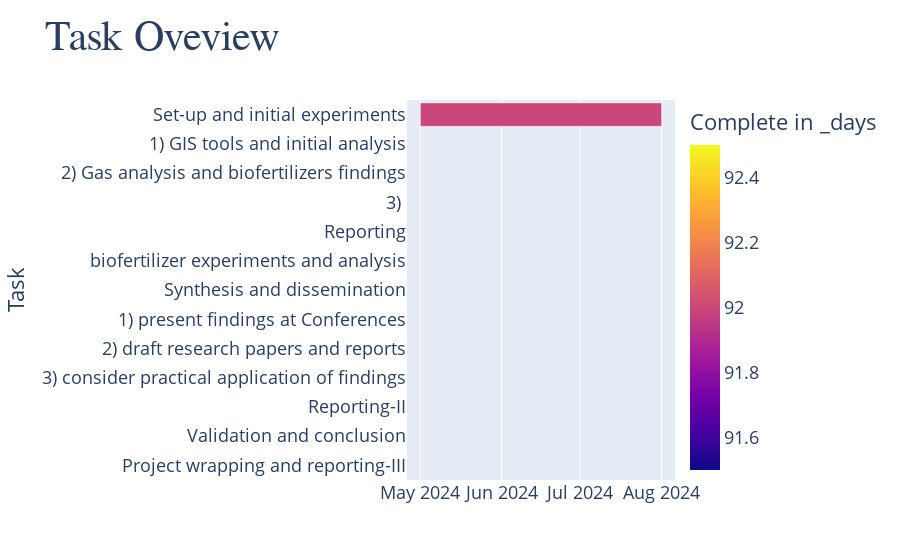

Write notebook code for a chart like this one.
### Code cell
# create gannt chart
fig = px.timeline (df, x_start= start, x_end= finish, y= tasks, color= complete, title= 'Task Oveview')

fig.update_yaxes (autorange = 'reversed')
fig.update_layout(title_font_size= 42, 
                 font_size= 18,
                 title_font_family= 'Arial')

### Figure 1 — Plotly figure (JSON) as saved in the notebook; plotly's stock layout.template omitted (floating-point values rounded to 4 significant figures)
{"data": [{"alignmentgroup": "True", "base": ["2024-05-01T00:00:00", null, null, null, null, null, null, null, null, null, null, null, null], "hovertemplate": "Start=%{base}<br>Finish=%{x}<br>Task=%{y}<br>Complete in _days=%{marker.color}<extra></extra>", "legendgroup": "", "marker": {"color": [92, null, null, null, null, null, null, null, null, null, null, null, null], "coloraxis": "coloraxis", "pattern": {"shape": ""}}, "name": "", "offsetgroup": "", "orientation": "h", "showlegend": false, "textposition": "auto", "type": "bar", "x": [7948800000, null, null, null, null, null, null, null, null, null, null, null, null], "xaxis": "x", "y": ["Set-up and initial experiments", "1) GIS tools and initial analysis", "2) Gas analysis and biofertilizers findings", "3) ", "Reporting", "biofertilizer experiments and analysis", "Synthesis and dissemination", "1) present findings at Conferences", "2) draft research papers and reports", "3) consider practical application of findings", "Reporting-II", "Validation and conclusion", "Project wrapping and reporting-III"], "yaxis": "y"}], "layout": {"barmode": "overlay", "coloraxis": {"colorbar": {"title": {"text": "Complete in _days"}}, "colorscale": [[0, "#0d0887"], [0.1111, "#46039f"], [0.2222, "#7201a8"], [0.3333, "#9c179e"], [0.4444, "#bd3786"], [0.5556, "#d8576b"], [0.6667, "#ed7953"], [0.7778, "#fb9f3a"], [0.8889, "#fdca26"], [1, "#f0f921"]]}, "font": {"size": 18}, "legend": {"tracegroupgap": 0}, "title": {"font": {"family": "Arial", "size": 42}, "text": "Task Oveview"}, "xaxis": {"anchor": "y", "domain": [0, 1], "type": "date"}, "yaxis": {"anchor": "x", "autorange": "reversed", "domain": [0, 1], "title": {"text": "Task"}}}}
